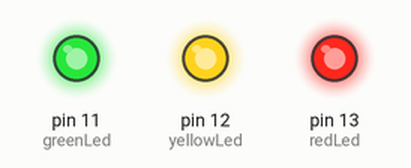
A sketch run on a simulated Arduino Uno, built with avr-gcc and run on an emulated ATmega328P. Parts: output pins drawn as LEDs (lit = HIGH). What the sketch prints to the serial monitor is not drawn.

Above: at 0.1 s.
At 0.6 s:
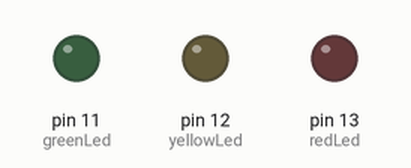
Timing chart, 0 to 2.1 s (numbered marks = the images above):
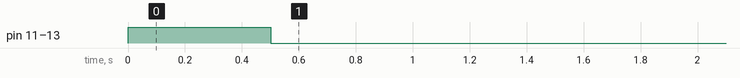

The sketch:

main-04-improved-interface-with-movements.ino
```cpp
#include <ArduinoJson.h>
#include <SoftwareSerial.h>
#include <LinkedList.h>

SoftwareSerial HC12(8, 9); // (Green TX, Blue RX)
LinkedList<String> drones;

const String myName = "BASE"; //Change name here
StaticJsonDocument<200> received; //Only received strings need to be global variables...

const int redLed = 13;
const int yellowLed = 12;
const int greenLed = 11;
const int btn = 7;

bool isConnected = false;
bool isDeploying = false;
bool isDeployed = false;
bool isAcknowledging = false;

unsigned long startTime = 0;

int posX = 0;
int posY = 0;

void setup() {
  Serial.begin(9600);
  HC12.begin(9600);
  Serial.print(myName);
  Serial.println(" is initializing");

  pinMode(redLed, OUTPUT);
  digitalWrite(redLed, HIGH);

  pinMode(yellowLed, OUTPUT);
  digitalWrite(yellowLed, HIGH);

  pinMode(greenLed, OUTPUT);
  digitalWrite(greenLed, HIGH);

  pinMode(btn, INPUT);

  delay(500);

  if(myName == "BASE") {
    digitalWrite(redLed, LOW);
    digitalWrite(yellowLed, LOW);
    digitalWrite(greenLed, LOW);
  } else {
    digitalWrite(redLed, HIGH);
    digitalWrite(yellowLed, LOW);
    digitalWrite(greenLed, LOW);
  }

  startTime = millis();
}

void loop() {
  //for base station

  //for drone

}

void forBaseStation() {
  //TASK 1: If you are not yet deploying, capture all the drones that want to connect with you.
  if(!isDeploying && !isDeployed && !isAcknowledging) {
    if(receivedSpecificCommand("CONN")) {
      Serial.println("Drone wanted to connect. Sending handshake.");
      addDrone(received["fromName"].as<String>());
      isAcknowledging = true;
      startTime = millis();
    }
  }

  //TASK 1.5: If you received a new drone name, don't forget to acknowledge its presence with a handshake.
  if(!isDeploying && !isDeployed && isAcknowledging && (millis() - startTime <= 5000)) {
    sendCommand("CONNREP", received["fromName"].as<String>(), "SUCC");
  } else if(!isDeploying && !isDeployed && isAcknowledging && (millis() - startTime > 5000)) {
    isAcknowledging = false;
  }

  //TASK 2: If you pressed the button, start deployment.
  if(!isDeploying && !isDeployed && !isAcknowledging && digitalRead(btn) == HIGH) {
    isDeploying = true;
    Serial.println("Button pressed. Starting deployment.");
    digitalWrite(redLed, LOW);
    digitalWrite(yellowLed, HIGH);
    digitalWrite(greenLed, LOW);
  }

  //TASK 3: Deployment starts by messaging all the drones to start moving.
  if(isDeploying && !isDeployed) {
    for(int i = 0; i < drones.size(); i++) {
      Serial.print("Trying to deploy ");
      Serial.println(drones.get(i));
      Serial.println("\n");

      startTime = millis();
      sendCommand("DEPL", drones.get(i), "HELL");

      while(!receivedSpecificCommand("DEPLREP") && !(received["fromName"].as<String>() == drones.get(i))) {
        if(millis() - startTime >= 5000) {
          startTime = millis();
          Serial.print("Deployment command was not acknowledged by '");
          Serial.print(drones.get(i));
          Serial.println("'. Trying again.");
          sendCommand("DEPL", drones.get(i), "HELL");
        }
      }
      Serial.print("Successfully deployed ");
      Serial.println(drones.get(i));
      Serial.println("\n");
    }
    Serial.println("All drones have been deployed. Start sending random commands.");
    digitalWrite(redLed, LOW);
    digitalWrite(yellowLed, LOW);
    digitalWrite(greenLed, HIGH);
    isDeployed = true;
    startTime = millis();
  }

  //TASK 4: Since every drone is deployed, try to send them random commands while they're running.
  if(isDeploying && isDeployed) {
    if(Serial.available()) {
      String input = Serial.readStringUntil('\n');
      int endIndex = input.indexOf(' ');

      String command = input.substring(0, endIndex);
      input = input.substring(endIndex+1);

      endIndex = input.indexOf(' ');
      String toName = input.substring(0, endIndex);
      String details = input.substring(endIndex+1);
      sendCommand(command, toName, details);
    }
  }
}

void forDrone() {
  //TASK 1: Keep sending connect command until acknowledged.
  if(!isConnected && !isDeployed) {
    if(!receivedSpecificCommand("CONNREP")) {
      if(millis() - startTime >= 5000) {
        Serial.println("Reply 'CONNREP' was not received. Resending message again.");
        startTime = millis();
        sendCommand("CONN", "BASE", "HELL");
      }
    } else {
      isConnected = true;
      Serial.println("Successfully detected by base station. Waiting for deployment.");
      digitalWrite(redLed, LOW);
      digitalWrite(yellowLed, HIGH);
      digitalWrite(greenLed, LOW);
    }
  }

  //TASK 2: Wait for base station to send deploy command to start moving.
  if(isConnected && !isAcknowledging && !isDeployed) {
    if(!receivedSpecificCommand("DEPL")) {
      if(millis() - startTime >= 5000) {
        Serial.println("Command 'DEPL' was not received yet. Continue waiting.");
        startTime = millis();
      }
    } else {
      isAcknowledging = true;
      Serial.println("Base station wants to start deploying.");
      startTime = millis();
      digitalWrite(redLed, LOW);
      digitalWrite(yellowLed, LOW);
      digitalWrite(greenLed, HIGH);
    }
  }

  //TASK 3: Keep sending acknowledgements at least for 5 seconds or so...
  if(isConnected && isAcknowledging && !isDeployed) {
    if(millis() - startTime <= 10000) {
      sendCommand("DEPLREP", received["fromName"].as<String>(), "SUCC");
    } else if(millis() - startTime > 10000) {
      isAcknowledging = false;
      isDeployed = true;
      startTime = millis();
    }
  }

  //TASK 3: Start moving. All the while, look for commands.
  if(isConnected && !isAcknowledging && isDeployed) {
    //continue reading for commands
    if(receivedCommand() && received["command"] == "RED") {
      digitalWrite(redLed, HIGH);
      digitalWrite(yellowLed, LOW);
      digitalWrite(greenLed, LOW);
    } else if(receivedCommand() && received["command"] == "GREE") {
      digitalWrite(redLed, LOW);
      digitalWrite(yellowLed, LOW);
      digitalWrite(greenLed, HIGH);
    } else if(receivedCommand() && received["command"] == "YELL") {
      digitalWrite(redLed, LOW);
      digitalWrite(yellowLed, HIGH);
      digitalWrite(greenLed, LOW);
    }

    if(millis() - startTime >= 5000) {
      startTime = millis();
      Serial.print("Position: (");
      Serial.print(posX);
      Serial.print(", ");
      Serial.print(posY);
      Serial.println(")");

      if(posY % 2 == 0) {
        if(posX < 10)
          posX++;
        else
          posY++;
      } else if(posY % 2 != 0) {
        if(posX > 0)
          posX--;
        else
         posY++;
      }
    }
  }
}

///////Specific functions/////////
void addDrone(String droneName) {
  //Check first if drone already exists in list
  for(int i = 0; i < drones.size(); i++) {
    if(drones.get(i) == droneName) {
      Serial.print("\n");
      Serial.print(droneName);
      Serial.println(" was already added\n");
      return;
    }
  }
  drones.add(droneName);
  Serial.print("\nSuccessfully added ");
  Serial.print(droneName);
  Serial.println(" to the list\n\nCurrent drones:");
  for(int i = 0; i < drones.size(); i++) {
    Serial.println(drones.get(i));
  }
  Serial.println("===============\n");

  //Drone size indicator
  if(drones.size() == 1) {
    digitalWrite(redLed, HIGH);
    digitalWrite(yellowLed, LOW);
    digitalWrite(greenLed, LOW);
  } else if(drones.size() == 2) {
    digitalWrite(redLed, HIGH);
    digitalWrite(yellowLed, HIGH);
    digitalWrite(greenLed, LOW);
  } else if(drones.size() == 3) {
    digitalWrite(redLed, HIGH);
    digitalWrite(yellowLed, HIGH);
    digitalWrite(greenLed, HIGH);
  } else {
    digitalWrite(redLed, LOW);
    digitalWrite(yellowLed, LOW);
    digitalWrite(greenLed, LOW);
  }
}

///////General functions/////////
bool receivedCommand() {
  if(HC12.available()) {
    DeserializationError err = deserializeJson(received, HC12); //Deserialize it into different possible variables

    if(err == DeserializationError::Ok) {
      if(received["toName"].as<String>() == myName) {
        Serial.println("====Received a command====");

        Serial.print("receivedCommand: ");
        Serial.println(received["command"].as<String>());

        Serial.print("receivedToName: ");
        Serial.println(received["toName"].as<String>());

        Serial.print("receivedFromName: ");
        Serial.println(received["fromName"].as<String>());

        Serial.print("receivedDetails: ");
        Serial.println(received["details"].as<String>());
        Serial.println("===============================\n\n");
      } else {
        Serial.println("Received a command not for this entity");
      }
      return (received["toName"].as<String>() == myName);
    } else {
      Serial.println("====Received a choppy command====");

      Serial.print("receivedCommand: ");
      Serial.println(received["command"].as<String>());

      Serial.print("receivedToName: ");
      Serial.println(received["toName"].as<String>());

      Serial.print("receivedFromName: ");
      Serial.println(received["fromName"].as<String>());

      Serial.print("receivedDetails: ");
      Serial.println(received["details"].as<String>());
      Serial.println("===============================\n\n");
      return false;
    }
  }
  Serial.println("\nReceived no command...\n");
  received["command"] = "";
  received["toName"] = "";
  received["fromName"] = "";
  received["details"] = "";
  return false;
}

void sendCommand(String command, String toName, String details) {
  StaticJsonDocument<200> sent;

  Serial.println("====Sending a command====");

  Serial.print("command: ");
  Serial.println(command);

  Serial.print("toName: ");
  Serial.println(toName);

  Serial.print("fromName: ");
  Serial.println(myName);

  Serial.print("details: ");
  Serial.println(details);
  Serial.println("=====================\n\n");

  sent["command"] = command;
  sent["toName"] = toName;
  sent["fromName"] = myName;
  sent["details"] = details;
  serializeJson(sent, HC12);
}

bool receivedSpecificCommand(String command) {
  return receivedCommand() && received["command"].as<String>() == command;
}
```
